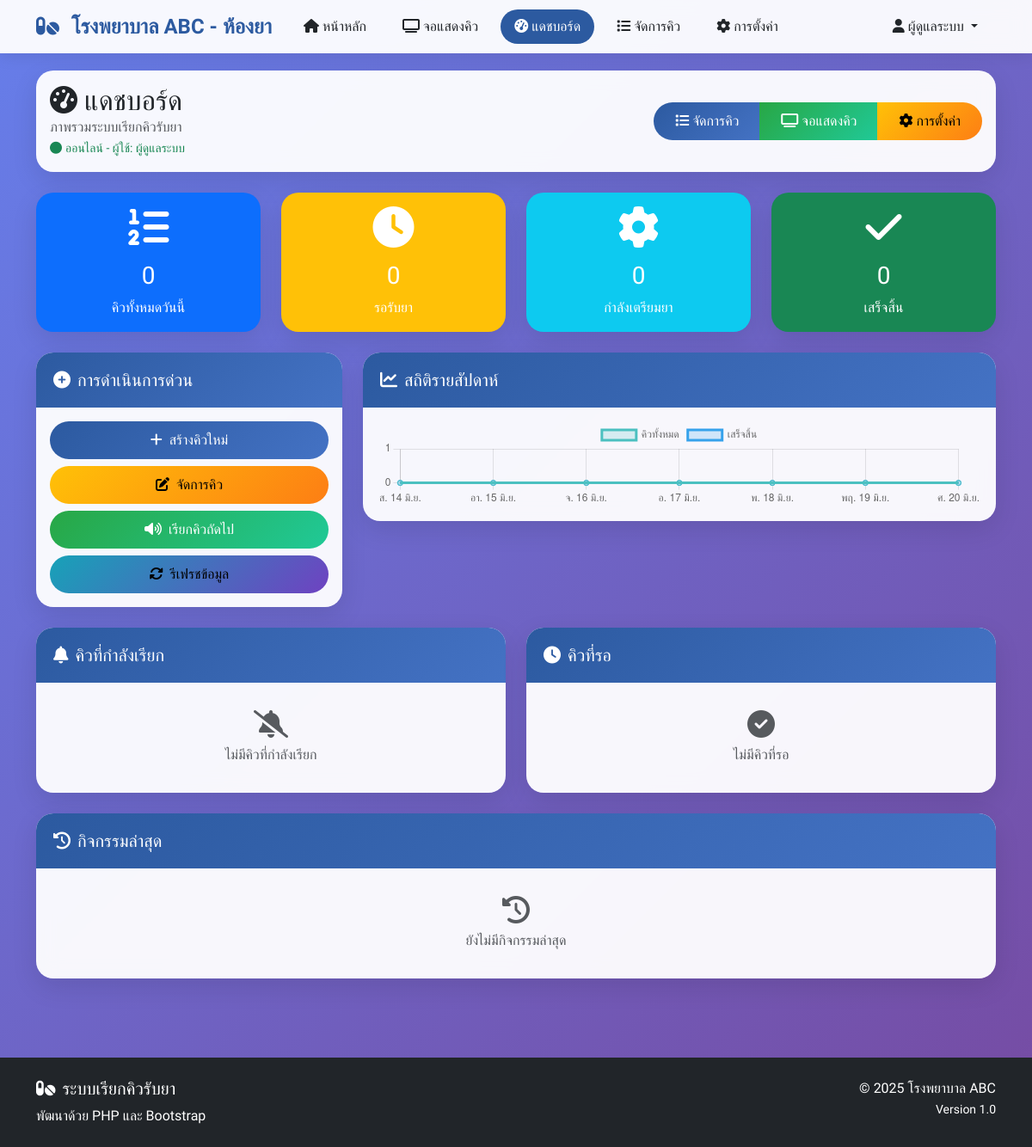
Page /admin/dashboard.php (signed in) on the committed database.
### tables this page shows
CREATE TABLE IF NOT EXISTS system_settings (
    id INT AUTO_INCREMENT PRIMARY KEY,
    setting_key VARCHAR(100) UNIQUE NOT NULL,
    setting_value TEXT,
    created_at TIMESTAMP DEFAULT CURRENT_TIMESTAMP,
    updated_at TIMESTAMP DEFAULT CURRENT_TIMESTAMP ON UPDATE CURRENT_TIMESTAMP
);

CREATE TABLE IF NOT EXISTS users (
    id INT AUTO_INCREMENT PRIMARY KEY,
    username VARCHAR(50) UNIQUE NOT NULL,
    password VARCHAR(255) NOT NULL,
    full_name VARCHAR(100) NOT NULL,
    role ENUM('admin', 'pharmacist', 'staff') DEFAULT 'staff',
    status ENUM('active', 'inactive') DEFAULT 'active',
    created_at TIMESTAMP DEFAULT CURRENT_TIMESTAMP,
    last_login TIMESTAMP NULL
);

### admin/dashboard.php (the view, shortened to what the rows shown need)
<?php
require_once '../config/database.php';
require_once '../includes/auth.php';
require_once '../includes/queue_manager.php';
$auth->requireLogin();
$queue_manager = new QueueManager();
include '../includes/header.php';
?>
<div class="row mb-4">
    <div class="col-12">
        <div class="card">
            <div class="card-body">
                <div class="row align-items-center">
                    <div class="col-md-6">
                        <h2 class="mb-0">
                            <i class="fas fa-tachometer-alt me-2"></i>แดชบอร์ด
                        </h2>
                        <p class="text-muted mb-0">ภาพรวมระบบเรียกคิวรับยา</p>
                        <small class="text-success">
                            <i class="fas fa-circle me-1"></i>ออนไลน์ -
                            ผู้ใช้: <?php echo htmlspecialchars($auth->getCurrentUser()['full_name']); ?>
                        </small>
                    </div>
                </div>
            </div>
        </div>
    </div>
</div>
<?php include '../includes/footer.php'; ?>

### includes/header.php (shortened to what the rows shown need)
<!DOCTYPE html>
<html lang="th">
<head>
    <link href="https://cdn.jsdelivr.net/npm/bootstrap@5.3.0/dist/css/bootstrap.min.css" rel="stylesheet">
    <link rel="stylesheet" href="https://cdnjs.cloudflare.com/ajax/libs/font-awesome/6.4.0/css/all.min.css">
    <?php
    $css_url = '';
    if (function_exists('url')) {
        $css_url = url('assets/css/style.css');
    } else {
        $css_url = 'assets/css/style.css';
    }
    ?>
    <link rel="stylesheet" href="<?php echo $css_url; ?>">
</head>
<body>
    <nav class="navbar navbar-expand-lg sticky-top">
        <div class="container">
            <?php
            $brand_url = '';
            if (function_exists('url')) {
                $brand_url = url('index.php');
            } else {
                $brand_url = 'index.php';
            }
            ?>
            <a class="navbar-brand" href="<?php echo $brand_url; ?>">
                <i class="fas fa-pills me-2"></i>
                <?php echo isset($queue_manager) ? $queue_manager->getSetting('hospital_name', 'โรงพยาบาล ABC') : 'โรงพยาบาล ABC'; ?> -
                <?php echo isset($queue_manager) ? $queue_manager->getSetting('pharmacy_name', 'ห้องยา') : 'ห้องยา'; ?>
            </a>
            <div class="collapse navbar-collapse" id="navbarNav">
                <ul class="navbar-nav me-auto">
                </ul>
                <ul class="navbar-nav">
                    <?php if (isset($auth) && $auth->isLoggedIn()): ?>
                        <?php $user = $auth->getCurrentUser(); ?>
                        <li class="nav-item dropdown">
                            <a class="nav-link dropdown-toggle" href="#" role="button" data-bs-toggle="dropdown">
                                <i class="fas fa-user me-1"></i><?php echo htmlspecialchars($user['full_name']); ?>
                            </a>
                        </li>
                    <?php endif; ?>
                </ul>
            </div>
        </div>
    </nav>
    <div class="main-content">
        <div class="container">

### includes/footer.php (shortened to what the rows shown need)
</div>
    </div>
    <footer class="bg-dark text-white py-4 mt-5">
        <div class="container">
            <div class="row">
                <div class="col-md-6 text-md-end">
                    <p class="mb-0">© <?php echo date('Y'); ?> <?php echo isset($queue_manager) ? $queue_manager->getSetting('hospital_name', 'โรงพยาบาล') : 'โรงพยาบาล'; ?></p>
                    <small class="text-mb-0">Version 1.0</small>
                </div>
            </div>
        </div>
    </footer>
</body>
</html>

### rows in the picture
system_settings: setting_value "โรงพยาบาล ABC"
system_settings: setting_value "ห้องยา"
users: full_name "ผู้ดูแลระบบ"

### other values in the picture
$today_stats['total'] "0"
$today_stats['waiting'] "0"
$today_stats['preparing'] "0"
$today_stats['completed'] "0"
